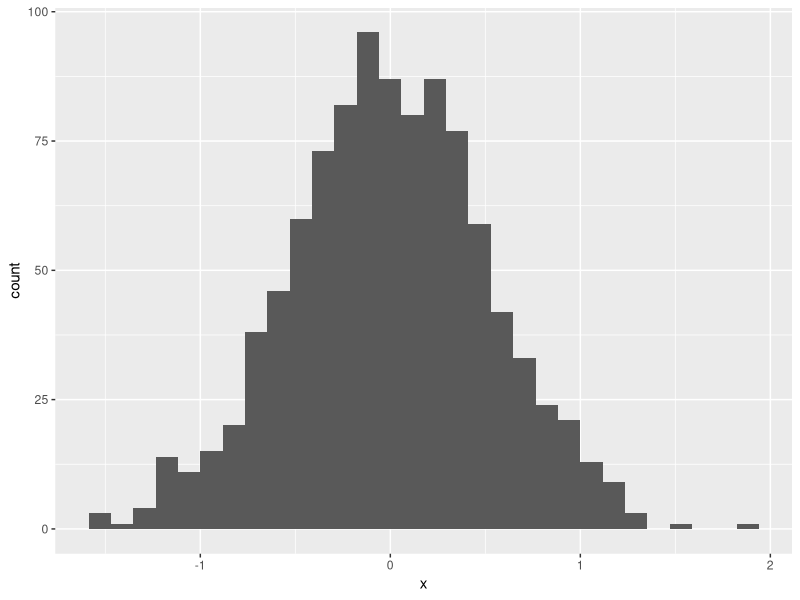
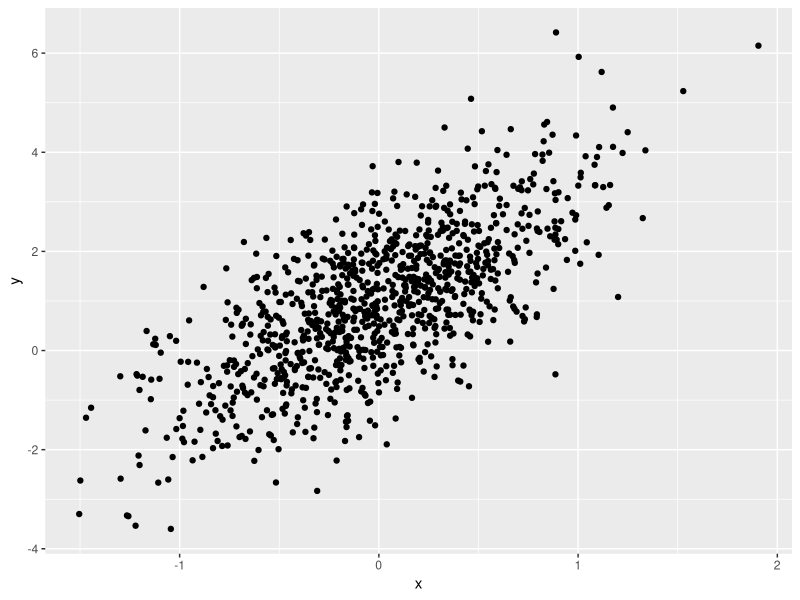

The R script that drew these images, in order:
## ---- chunk 1
knitr::opts_chunk$set(
  collapse = TRUE,
  fig.width = 6,
  fig.asp = .6,
  out.width = "90%"
)
## ---- chunk 2
##################################################################
# Sept 4, 2018
# Jeff Goldsmith
#
# Script for exploring R!
##################################################################
## ---- chunk 3
library(tidyverse)
## ---- chunk 4
2 + 3

(18/3 + 1*2) ^ (4 - 2) - 6.18273
## ---- chunk 5
x = (18/3 + 1*2) ^ (4 - 2) - 6.18273
y = c(1, 3, 6, 9)

x + y
## ---- chunk 6
x = runif(20)
x

mean(x)
var(x)
## ---- chunk 7
example_df = tibble(
  vec_numeric = 5:8,
  vec_char = c("My", "name", "is", "Jeff"),
  vec_logical = c(TRUE, TRUE, TRUE, FALSE),
  vec_factor = factor(c("male", "male", "female", "female"))
)

class(example_df$vec_numeric)
class(example_df$vec_factor)
## ---- chunk 8
set.seed(1)

plot_df = tibble(
  x = rnorm(1000, sd = .5),
  y = 1 + 2 * x + rnorm(1000)
)

ggplot(plot_df, aes(x = x)) + geom_histogram()
ggplot(plot_df, aes(x = x, y = y)) + geom_point()
